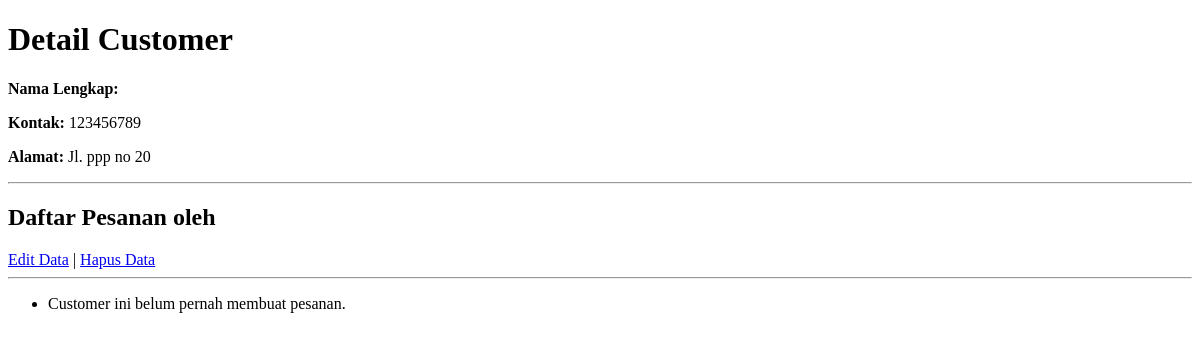
Before: /supplier/1/ with the older database file.
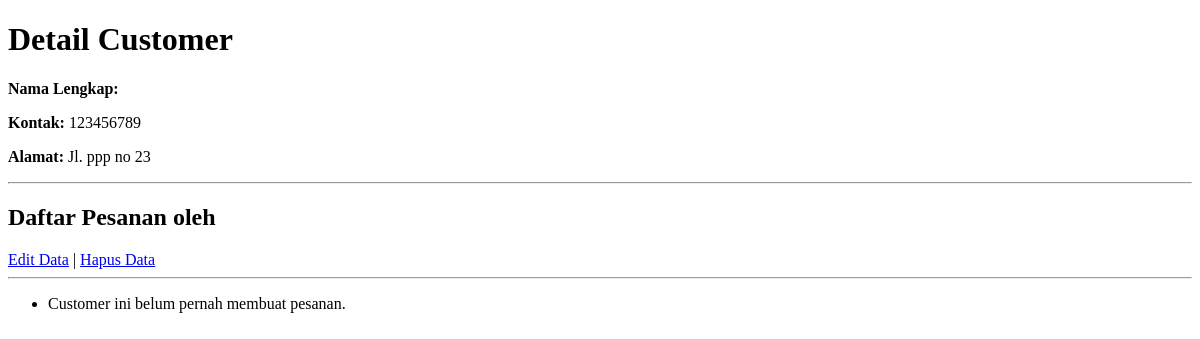
After: the same page with the newer database file.
### supplier/models.py (models this page shows, shortened)
class Supplier(models.Model):
    nama_perusahaan = models.CharField(max_length=100, verbose_name="Nama Perusahaan")
    nama_penanggung_jawab = models.CharField(max_length=100, verbose_name="Nama Penanggung Jawab")
    jenis_biji = models.CharField(max_length=100, verbose_name="Jenis Biji Kopi")  # Arabica, Robusta, Blend
    asal_biji = models.CharField(max_length=100, verbose_name="Asal Biji Kopi")   # Gayo, Toraja, Bali Kintamani
    alamat = models.TextField(verbose_name="Alamat Supplier")
    kontak = models.CharField(max_length=20, verbose_name="Nomor Kontak")
    tanggal_registrasi = models.DateField(auto_now_add=True, verbose_name="Tanggal Mulai Kerjasama")

### supplier/views.py (the view)
# urls.py: path('<int:pk>/', SupplierDetailView.as_view(), name='supplier-detail'),
class SupplierDetailView(DetailView):
    model = Supplier

### supplier/templates/supplier/supplier_detail.html (shortened to what this page needs)
<!DOCTYPE html>
<html>
<head>
</head>
<body>
    <h1>Detail Customer</h1>
    <p><strong>Nama Lengkap:</strong> {{ object.nama_lengkap }}</p>
    <p><strong>Kontak:</strong> {{ object.kontak }}</p>
    <p><strong>Alamat:</strong> {{ object.alamat }}</p>
    <hr>
    <h2>Daftar Pesanan oleh {{ object.nama_lengkap }}</h2>
    <a href="{% url 'supplier-edit' object.pk %}">Edit Data</a> |
    <a href="{% url 'supplier-hapus' object.pk %}">Hapus Data</a>
    <hr>
    <ul>
        {% for pesanan in object.orders.all %}
            <li>
                <strong>{{ pesanan.nama_menu }}</strong>
                (Jumlah: {{ pesanan.jumlah }})
                <p>Tanggal Pesan: {{ pesanan.tanggal_pesan }}</p>
            </li>
        {% empty %}
            <li>Customer ini belum pernah membuat pesanan.</li>
        {% endfor %}
    </ul>
</body>
</html>

Changed rows visible on the page:
changed Supplier: alamat "Jl. ppp no 20" → "Jl. ppp no 23"
